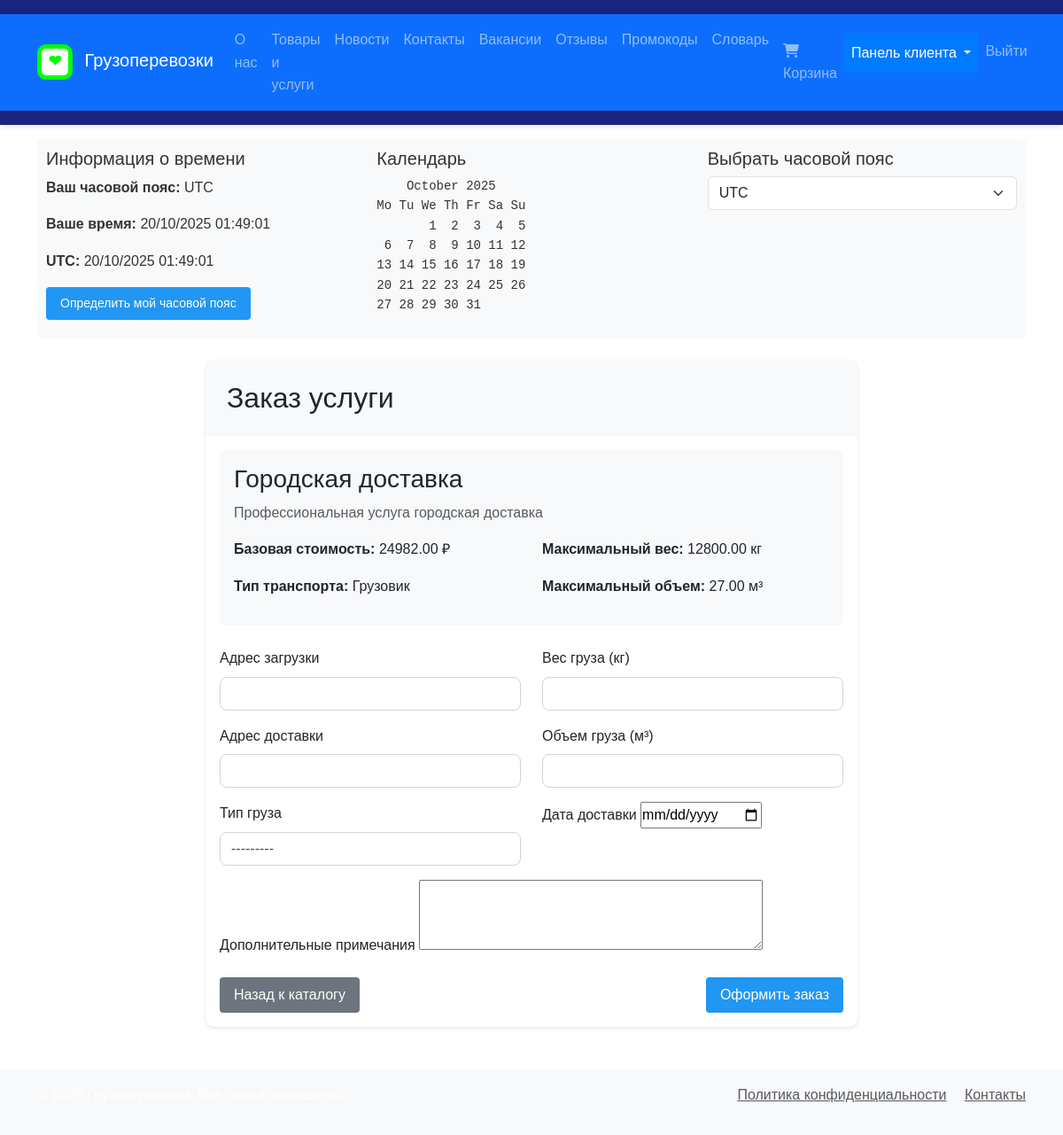
/services/purchase/1/ (signed in), run on the app's committed database.
### main/models.py (models this page shows, shortened)
class Service(models.Model):
    name = models.CharField('Название', max_length=200)
    description = models.TextField('Описание', default='')
    vehicle_type = models.ForeignKey(VehicleType, on_delete=models.PROTECT, verbose_name='Тип транспорта')
    base_price = models.DecimalField('Базовая цена', max_digits=10, decimal_places=2, default=0.00)
    max_weight = models.DecimalField('Максимальный вес (кг)', max_digits=10, decimal_places=2, default=1000.00)
    max_volume = models.DecimalField('Максимальный объем (м³)', max_digits=10, decimal_places=2, default=10.00)
    is_active = models.BooleanField('Активна', default=True)
    class Meta:
        verbose_name = 'Услуга'
        verbose_name_plural = 'Услуги'

class VehicleType(models.Model):
    name = models.CharField('Название', max_length=200)
    description = models.TextField('Описание', default='')
    class Meta:
        verbose_name = 'Тип транспорта'
        verbose_name_plural = 'Типы транспорта'

### main/views.py (the view)
# urls.py: path('services/purchase/<int:service_id>/', views.purchase_service, name='purchase_service'),
@login_required
def purchase_service(request, service_id):
    service = get_object_or_404(Service, pk=service_id)
    if not hasattr(request.user, 'client'):
        messages.error(request, 'Только клиенты могут заказывать услуги')
        return redirect('main:service_catalog')
    if request.method == 'POST':
        form = OrderForm(request.POST, service=service)
        if form.is_valid():
            order = form.save(commit=False)
            order.client = request.user.client
            order.status = 'pending'
            try:
                order.save()
                messages.success(request, 'Заказ успешно создан')
                return redirect('main:client_orders')
            except Exception as e:
                logger.error(f'Error creating order: {str(e)}')
                messages.error(request, 'Произошла ошибка при создании заказа. Пожалуйста, попробуйте снова.')
        else:
            for field, errors in form.errors.items():
                for error in errors:
                    messages.error(request, f'{error}')
    else:
        form = OrderForm(service=service)
    return render(request, 'main/services/purchase.html', {
        'service': service,
        'form': form
    })

### main/forms.py (shortened to what this page needs)
class OrderForm(forms.ModelForm):
    scheduled_date = forms.DateField(
        widget=forms.DateInput(attrs={'type': 'date'}),
        label='Дата доставки'
    )
    def __init__(self, *args, service=None, **kwargs):
        self.service = service
        super().__init__(*args, **kwargs)
    class Meta:
        model = Order
        fields = ['cargo_type', 'pickup_address', 'delivery_address', 'weight', 'volume', 'notes', 'scheduled_date']
        widgets = {
            'notes': forms.Textarea(attrs={'rows': 3}),
            'pickup_address': forms.TextInput(attrs={'class': 'form-control'}),
            'delivery_address': forms.TextInput(attrs={'class': 'form-control'}),
            'weight': forms.NumberInput(attrs={'class': 'form-control', 'step': '0.1', 'min': '0'}),
            'volume': forms.NumberInput(attrs={'class': 'form-control', 'step': '0.1', 'min': '0'}),
            'cargo_type': forms.Select(attrs={'class': 'form-control'}),
        }

### main/context_processors.py (called while the page is built)
def timezone_info(request):
    user_timezone = request.session.get('user_timezone', 'UTC')
    if user_timezone not in pytz.all_timezones:
        user_timezone = 'UTC'
    user_tz = pytz.timezone(user_timezone)
    utc_now = timezone.now()
    user_now = utc_now.astimezone(user_tz)
    cal = calendar.TextCalendar(calendar.MONDAY)
    current_calendar = cal.formatmonth(user_now.year, user_now.month)
    return {
        'user_timezone': user_timezone,
        'utc_now': utc_now.strftime('%d/%m/%Y %H:%M:%S'),
        'user_now': user_now.strftime('%d/%m/%Y %H:%M:%S'),
        'current_calendar': current_calendar,
    }

### main/models.py (called while the page is built)
    def __str__(self):
        return self.name

### main/templates/main/services/purchase.html (shortened to what this page needs)
{% extends 'main/base.html' %}
{% load static %}
{% block content %}
<div class="container mt-4">
    <div class="row">
        <div class="col-md-8 mx-auto">
            <div class="card">
                <div class="card-header">
                    <h2 class="mb-0">Заказ услуги</h2>
                </div>
                <div class="card-body">
                    <div class="service-info mb-4">
                        <h3>{{ service.name }}</h3>
                        <p class="text-muted">{{ service.description }}</p>
                        <div class="row">
                            <div class="col-md-6">
                                <p><strong>Базовая стоимость:</strong> {{ service.base_price }} ₽</p>
                                <p><strong>Тип транспорта:</strong> {{ service.vehicle_type.name }}</p>
                            </div>
                            <div class="col-md-6">
                                <p><strong>Максимальный вес:</strong> {{ service.max_weight }} кг</p>
                                <p><strong>Максимальный объем:</strong> {{ service.max_volume }} м³</p>
                            </div>
                        </div>
                    </div>
                    <form method="post">
                        <div class="row">
                            <div class="col-md-6">
                                <div class="mb-3">
                                    <label for="pickup_address" class="form-label">Адрес загрузки</label>
                                    {{ form.pickup_address }}
                                </div>
                                <div class="mb-3">
                                    <label for="delivery_address" class="form-label">Адрес доставки</label>
                                    {{ form.delivery_address }}
                                </div>
                            </div>
                            <div class="col-md-6">
                                <div class="mb-3">
                                    <label for="weight" class="form-label">Вес груза (кг)</label>
                                    {{ form.weight }}
                                </div>
                                <div class="mb-3">
                                    <label for="volume" class="form-label">Объем груза (м³)</label>
                                    {{ form.volume }}
                                </div>
                            </div>
                        </div>
                        <div class="row">
                            <div class="col-md-6">
                                <div class="mb-3">
                                    <label for="cargo_type" class="form-label">Тип груза</label>
                                    {{ form.cargo_type }}
                                </div>
                            </div>
                            <div class="col-md-6">
                                <div class="mb-3">
                                    <label for="scheduled_date" class="form-label">Дата доставки</label>
                                    {{ form.scheduled_date }}
                                </div>
                            </div>
                        </div>
                        <div class="mb-3">
                            <label for="notes" class="form-label">Дополнительные примечания</label>
                            {{ form.notes }}
                        </div>
                        <div class="d-flex justify-content-between align-items-center">
                            <a href="{% url 'main:service_catalog' %}" class="btn btn-secondary">Назад к каталогу</a>
                            <button type="submit" class="btn btn-primary">Оформить заказ</button>
                        </div>
                    </form>
                </div>
            </div>
        </div>
    </div>
</div>
{% endblock %}

### main/static/css/style.css (style rules this page uses)
* { margin: 0; padding: 0; box-sizing: border-box; }
body { font-family: 'Arial', sans-serif; line-height: 1.6; color: #333; }
.btn { padding: 0.5rem 1rem; border: none; border-radius: 4px; cursor: pointer; text-decoration: none; transition: background-color 0.3s; }
.btn-primary { background-color: #2196f3; color: white; }
.form-control { display: block; width: 100%; padding: .375rem .75rem; font-size: 1rem; line-height: 1.5; color: #495057; background-color: #fff; border: 1px solid #ced4da; border-radius: .25rem; transition: border-color .15s ease-in-out,box-shadow .15s ease-in-out; }

### main/templates/main/services/purchase.html (style rules this page uses)
.card { box-shadow: 0 2px 4px rgba(0,0,0,0.1); border: none; border-radius: 10px; }
.card-header { background-color: #f8f9fa; border-bottom: none; padding: 1.5rem; }
.service-info { padding: 1rem; background-color: #f8f9fa; border-radius: 8px; }
.form-control { border-radius: 8px; }
.form-label { font-weight: 500; }

### data on the page
Service: name "Городская доставка", description "Профессиональная услуга городская доставка", base_price "24982.00", vehicle_type.name "Грузовик", max_weight "12800.00", max_volume "27.00"

### other printed values
{{ user_timezone }} "UTC"
{{ user_now }} "20/10/2025 01:49:01"
{{ utc_now }} "20/10/2025 01:49:01"
{{ current_calendar }} "October 2025 Mo Tu We Th Fr Sa Su 1 2 3 4 5 6 7 8 9 10 11 12 13 14 15 16 17 18 19 20 21 22 23 24 25 26 27 28 29 30 31"
